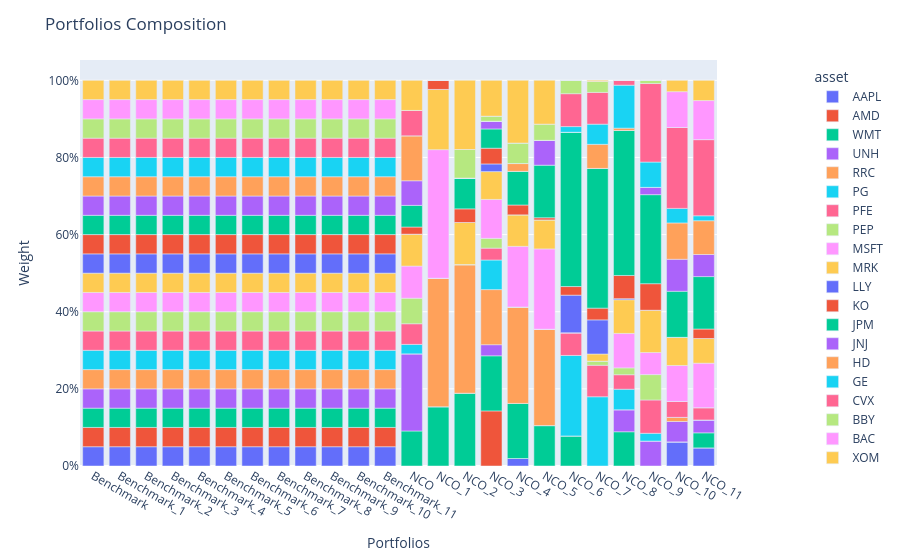

The code cell stored with this chart in its notebook:
### Code cell
population.plot_composition(display_sub_ptf_name=False)

### Figure 1 — Plotly figure (JSON) as saved in the notebook; plotly's stock layout.template omitted (floating-point values rounded to 4 significant figures)
{"data": [{"alignmentgroup": "True", "hovertemplate": "asset=AAPL<br>index=%{x}<br>value=%{y}<extra></extra>", "legendgroup": "AAPL", "marker": {"color": "#636efa", "pattern": {"shape": ""}}, "name": "AAPL", "offsetgroup": "AAPL", "orientation": "v", "showlegend": true, "textposition": "auto", "type": "bar", "x": ["Benchmark", "Benchmark_1", "Benchmark_2", "Benchmark_3", "Benchmark_4", "Benchmark_5", "Benchmark_6", "Benchmark_7", "Benchmark_8", "Benchmark_9", "Benchmark_10", "Benchmark_11", "NCO", "NCO_1", "NCO_2", "NCO_3", "NCO_4", "NCO_5", "NCO_6", "NCO_7", "NCO_8", "NCO_9", "NCO_10", "NCO_11"], "xaxis": "x", "y": [0.05, 0.05, 0.05, 0.05, 0.05, 0.05, 0.05, 0.05, 0.05, 0.05, 0.05, 0.05, 0, 0, 0, 0, 0.01943, 0, 0, 0, 0, 0, 0.06251, 0.04698], "yaxis": "y"}, {"alignmentgroup": "True", "hovertemplate": "asset=AMD<br>index=%{x}<br>value=%{y}<extra></extra>", "legendgroup": "AMD", "marker": {"color": "#EF553B", "pattern": {"shape": ""}}, "name": "AMD", "offsetgroup": "AMD", "orientation": "v", "showlegend": true, "textposition": "auto", "type": "bar", "x": ["Benchmark", "Benchmark_1", "Benchmark_2", "Benchmark_3", "Benchmark_4", "Benchmark_5", "Benchmark_6", "Benchmark_7", "Benchmark_8", "Benchmark_9", "Benchmark_10", "Benchmark_11", "NCO", "NCO_1", "NCO_2", "NCO_3", "NCO_4", "NCO_5", "NCO_6", "NCO_7", "NCO_8", "NCO_9", "NCO_10", "NCO_11"], "xaxis": "x", "y": [0.05, 0.05, 0.05, 0.05, 0.05, 0.05, 0.05, 0.05, 0.05, 0.05, 0.05, 0.05, 0, 0, 0, 0.1429, 0, 0, 0, 0, 0, 0, 0, 0], "yaxis": "y"}, {"alignmentgroup": "True", "hovertemplate": "asset=WMT<br>index=%{x}<br>value=%{y}<extra></extra>", "legendgroup": "WMT", "marker": {"color": "#00cc96", "pattern": {"shape": ""}}, "name": "WMT", "offsetgroup": "WMT", "orientation": "v", "showlegend": true, "textposition": "auto", "type": "bar", "x": ["Benchmark", "Benchmark_1", "Benchmark_2", "Benchmark_3", "Benchmark_4", "Benchmark_5", "Benchmark_6", "Benchmark_7", "Benchmark_8", "Benchmark_9", "Benchmark_10", "Benchmark_11", "NCO", "NCO_1", "NCO_2", "NCO_3", "NCO_4", "NCO_5", "NCO_6", "NCO_7", "NCO_8", "NCO_9", "NCO_10", "NCO_11"], "xaxis": "x", "y": [0.05, 0.05, 0.05, 0.05, 0.05, 0.05, 0.05, 0.05, 0.05, 0.05, 0.05, 0.05, 0.09078, 0.1536, 0.1888, 0.1429, 0.1428, 0.1047, 0.07803, 0, 0.08878, 0, 0, 0.039], "yaxis": "y"}, {"alignmentgroup": "True", "hovertemplate": "asset=UNH<br>index=%{x}<br>value=%{y}<extra></extra>", "legendgroup": "UNH", "marker": {"color": "#ab63fa", "pattern": {"shape": ""}}, "name": "UNH", "offsetgroup": "UNH", "orientation": "v", "showlegend": true, "textposition": "auto", "type": "bar", "x": ["Benchmark", "Benchmark_1", "Benchmark_2", "Benchmark_3", "Benchmark_4", "Benchmark_5", "Benchmark_6", "Benchmark_7", "Benchmark_8", "Benchmark_9", "Benchmark_10", "Benchmark_11", "NCO", "NCO_1", "NCO_2", "NCO_3", "NCO_4", "NCO_5", "NCO_6", "NCO_7", "NCO_8", "NCO_9", "NCO_10", "NCO_11"], "xaxis": "x", "y": [0.05, 0.05, 0.05, 0.05, 0.05, 0.05, 0.05, 0.05, 0.05, 0.05, 0.05, 0.05, 0.2, 0, 0, 0.02879, 0, 0, 0, 0, 0.05703, 0.06466, 0.05287, 0.03336], "yaxis": "y"}, {"alignmentgroup": "True", "hovertemplate": "asset=RRC<br>index=%{x}<br>value=%{y}<extra></extra>", "legendgroup": "RRC", "marker": {"color": "#FFA15A", "pattern": {"shape": ""}}, "name": "RRC", "offsetgroup": "RRC", "orientation": "v", "showlegend": true, "textposition": "auto", "type": "bar", "x": ["Benchmark", "Benchmark_1", "Benchmark_2", "Benchmark_3", "Benchmark_4", "Benchmark_5", "Benchmark_6", "Benchmark_7", "Benchmark_8", "Benchmark_9", "Benchmark_10", "Benchmark_11", "NCO", "NCO_1", "NCO_2", "NCO_3", "NCO_4", "NCO_5", "NCO_6", "NCO_7", "NCO_8", "NCO_9", "NCO_10", "NCO_11"], "xaxis": "x", "y": [0.05, 0.05, 0.05, 0.05, 0.05, 0.05, 0.05, 0.05, 0.05, 0.05, 0.05, 0.05, 0, 0.3333, 0.3333, 0.1429, 0.25, 0.25, 0, 0, 0, 0, 0.01071, 0], "yaxis": "y"}, {"alignmentgroup": "True", "hovertemplate": "asset=PG<br>index=%{x}<br>value=%{y}<extra></extra>", "legendgroup": "PG", "marker": {"color": "#19d3f3", "pattern": {"shape": ""}}, "name": "PG", "offsetgroup": "PG", "orientation": "v", "showlegend": true, "textposition": "auto", "type": "bar", "x": ["Benchmark", "Benchmark_1", "Benchmark_2", "Benchmark_3", "Benchmark_4", "Benchmark_5", "Benchmark_6", "Benchmark_7", "Benchmark_8", "Benchmark_9", "Benchmark_10", "Benchmark_11", "NCO", "NCO_1", "NCO_2", "NCO_3", "NCO_4", "NCO_5", "NCO_6", "NCO_7", "NCO_8", "NCO_9", "NCO_10", "NCO_11"], "xaxis": "x", "y": [0.05, 0.05, 0.05, 0.05, 0.05, 0.05, 0.05, 0.05, 0.05, 0.05, 0.05, 0.05, 0.02451, 0, 0, 0.07674, 0, 0, 0.2086, 0.1795, 0.05329, 0.02015, 0, 0], "yaxis": "y"}, {"alignmentgroup": "True", "hovertemplate": "asset=PFE<br>index=%{x}<br>value=%{y}<extra></extra>", "legendgroup": "PFE", "marker": {"color": "#FF6692", "pattern": {"shape": ""}}, "name": "PFE", "offsetgroup": "PFE", "orientation": "v", "showlegend": true, "textposition": "auto", "type": "bar", "x": ["Benchmark", "Benchmark_1", "Benchmark_2", "Benchmark_3", "Benchmark_4", "Benchmark_5", "Benchmark_6", "Benchmark_7", "Benchmark_8", "Benchmark_9", "Benchmark_10", "Benchmark_11", "NCO", "NCO_1", "NCO_2", "NCO_3", "NCO_4", "NCO_5", "NCO_6", "NCO_7", "NCO_8", "NCO_9", "NCO_10", "NCO_11"], "xaxis": "x", "y": [0.05, 0.05, 0.05, 0.05, 0.05, 0.05, 0.05, 0.05, 0.05, 0.05, 0.05, 0.05, 0.05352, 0, 0, 0.03077, 0, 0, 0.05881, 0.08171, 0.03755, 0.08635, 0.04124, 0.0318], "yaxis": "y"}, {"alignmentgroup": "True", "hovertemplate": "asset=PEP<br>index=%{x}<br>value=%{y}<extra></extra>", "legendgroup": "PEP", "marker": {"color": "#B6E880", "pattern": {"shape": ""}}, "name": "PEP", "offsetgroup": "PEP", "orientation": "v", "showlegend": true, "textposition": "auto", "type": "bar", "x": ["Benchmark", "Benchmark_1", "Benchmark_2", "Benchmark_3", "Benchmark_4", "Benchmark_5", "Benchmark_6", "Benchmark_7", "Benchmark_8", "Benchmark_9", "Benchmark_10", "Benchmark_11", "NCO", "NCO_1", "NCO_2", "NCO_3", "NCO_4", "NCO_5", "NCO_6", "NCO_7", "NCO_8", "NCO_9", "NCO_10", "NCO_11"], "xaxis": "x", "y": [0.05, 0.05, 0.05, 0.05, 0.05, 0.05, 0.05, 0.05, 0.05, 0.05, 0.05, 0.05, 0.06617, 0, 0, 0.02529, 0, 0, 0, 0.01072, 0.01774, 0.06584, 0, 0], "yaxis": "y"}, {"alignmentgroup": "True", "hovertemplate": "asset=MSFT<br>index=%{x}<br>value=%{y}<extra></extra>", "legendgroup": "MSFT", "marker": {"color": "#FF97FF", "pattern": {"shape": ""}}, "name": "MSFT", "offsetgroup": "MSFT", "orientation": "v", "showlegend": true, "textposition": "auto", "type": "bar", "x": ["Benchmark", "Benchmark_1", "Benchmark_2", "Benchmark_3", "Benchmark_4", "Benchmark_5", "Benchmark_6", "Benchmark_7", "Benchmark_8", "Benchmark_9", "Benchmark_10", "Benchmark_11", "NCO", "NCO_1", "NCO_2", "NCO_3", "NCO_4", "NCO_5", "NCO_6", "NCO_7", "NCO_8", "NCO_9", "NCO_10", "NCO_11"], "xaxis": "x", "y": [0.05, 0.05, 0.05, 0.05, 0.05, 0.05, 0.05, 0.05, 0.05, 0.05, 0.05, 0.05, 0.08344, 0.3333, 0, 0.101, 0.1573, 0.2081, 0, 0, 0.0894, 0.05715, 0.0933, 0.1154], "yaxis": "y"}, {"alignmentgroup": "True", "hovertemplate": "asset=MRK<br>index=%{x}<br>value=%{y}<extra></extra>", "legendgroup": "MRK", "marker": {"color": "#FECB52", "pattern": {"shape": ""}}, "name": "MRK", "offsetgroup": "MRK", "orientation": "v", "showlegend": true, "textposition": "auto", "type": "bar", "x": ["Benchmark", "Benchmark_1", "Benchmark_2", "Benchmark_3", "Benchmark_4", "Benchmark_5", "Benchmark_6", "Benchmark_7", "Benchmark_8", "Benchmark_9", "Benchmark_10", "Benchmark_11", "NCO", "NCO_1", "NCO_2", "NCO_3", "NCO_4", "NCO_5", "NCO_6", "NCO_7", "NCO_8", "NCO_9", "NCO_10", "NCO_11"], "xaxis": "x", "y": [0.05, 0.05, 0.05, 0.05, 0.05, 0.05, 0.05, 0.05, 0.05, 0.05, 0.05, 0.05, 0.08265, 0.1561, 0.1092, 0.07213, 0.08162, 0.07519, 0, 0.01845, 0.08724, 0.1097, 0.07295, 0.06395], "yaxis": "y"}, {"alignmentgroup": "True", "hovertemplate": "asset=LLY<br>index=%{x}<br>value=%{y}<extra></extra>", "legendgroup": "LLY", "marker": {"color": "#636efa", "pattern": {"shape": ""}}, "name": "LLY", "offsetgroup": "LLY", "orientation": "v", "showlegend": true, "textposition": "auto", "type": "bar", "x": ["Benchmark", "Benchmark_1", "Benchmark_2", "Benchmark_3", "Benchmark_4", "Benchmark_5", "Benchmark_6", "Benchmark_7", "Benchmark_8", "Benchmark_9", "Benchmark_10", "Benchmark_11", "NCO", "NCO_1", "NCO_2", "NCO_3", "NCO_4", "NCO_5", "NCO_6", "NCO_7", "NCO_8", "NCO_9", "NCO_10", "NCO_11"], "xaxis": "x", "y": [0.05, 0.05, 0.05, 0.05, 0.05, 0.05, 0.05, 0.05, 0.05, 0.05, 0.05, 0.05, 0, 0, 0, 0.01989, 0, 0, 0.09745, 0.08846, 0.002825, 0, 0, 0], "yaxis": "y"}, {"alignmentgroup": "True", "hovertemplate": "asset=KO<br>index=%{x}<br>value=%{y}<extra></extra>", "legendgroup": "KO", "marker": {"color": "#EF553B", "pattern": {"shape": ""}}, "name": "KO", "offsetgroup": "KO", "orientation": "v", "showlegend": true, "textposition": "auto", "type": "bar", "x": ["Benchmark", "Benchmark_1", "Benchmark_2", "Benchmark_3", "Benchmark_4", "Benchmark_5", "Benchmark_6", "Benchmark_7", "Benchmark_8", "Benchmark_9", "Benchmark_10", "Benchmark_11", "NCO", "NCO_1", "NCO_2", "NCO_3", "NCO_4", "NCO_5", "NCO_6", "NCO_7", "NCO_8", "NCO_9", "NCO_10", "NCO_11"], "xaxis": "x", "y": [0.05, 0.05, 0.05, 0.05, 0.05, 0.05, 0.05, 0.05, 0.05, 0.05, 0.05, 0.05, 0.01854, 0.02369, 0.03533, 0.04082, 0.02554, 0.00554, 0.02237, 0.03042, 0.06014, 0.06886, 0, 0.02461], "yaxis": "y"}, {"alignmentgroup": "True", "hovertemplate": "asset=JPM<br>index=%{x}<br>value=%{y}<extra></extra>", "legendgroup": "JPM", "marker": {"color": "#00cc96", "pattern": {"shape": ""}}, "name": "JPM", "offsetgroup": "JPM", "orientation": "v", "showlegend": true, "textposition": "auto", "type": "bar", "x": ["Benchmark", "Benchmark_1", "Benchmark_2", "Benchmark_3", "Benchmark_4", "Benchmark_5", "Benchmark_6", "Benchmark_7", "Benchmark_8", "Benchmark_9", "Benchmark_10", "Benchmark_11", "NCO", "NCO_1", "NCO_2", "NCO_3", "NCO_4", "NCO_5", "NCO_6", "NCO_7", "NCO_8", "NCO_9", "NCO_10", "NCO_11"], "xaxis": "x", "y": [0.05, 0.05, 0.05, 0.05, 0.05, 0.05, 0.05, 0.05, 0.05, 0.05, 0.05, 0.05, 0.05608, 0, 0.07989, 0.04989, 0.08731, 0.1364, 0.4001, 0.3623, 0.3759, 0.2308, 0.1195, 0.136], "yaxis": "y"}, {"alignmentgroup": "True", "hovertemplate": "asset=JNJ<br>index=%{x}<br>value=%{y}<extra></extra>", "legendgroup": "JNJ", "marker": {"color": "#ab63fa", "pattern": {"shape": ""}}, "name": "JNJ", "offsetgroup": "JNJ", "orientation": "v", "showlegend": true, "textposition": "auto", "type": "bar", "x": ["Benchmark", "Benchmark_1", "Benchmark_2", "Benchmark_3", "Benchmark_4", "Benchmark_5", "Benchmark_6", "Benchmark_7", "Benchmark_8", "Benchmark_9", "Benchmark_10", "Benchmark_11", "NCO", "NCO_1", "NCO_2", "NCO_3", "NCO_4", "NCO_5", "NCO_6", "NCO_7", "NCO_8", "NCO_9", "NCO_10", "NCO_11"], "xaxis": "x", "y": [0.05, 0.05, 0.05, 0.05, 0.05, 0.05, 0.05, 0.05, 0.05, 0.05, 0.05, 0.05, 0.06384, 0, 0, 0.02007, 0, 0.06453, 0, 0, 0, 0.01892, 0.08293, 0.05729], "yaxis": "y"}, {"alignmentgroup": "True", "hovertemplate": "asset=HD<br>index=%{x}<br>value=%{y}<extra></extra>", "legendgroup": "HD", "marker": {"color": "#FFA15A", "pattern": {"shape": ""}}, "name": "HD", "offsetgroup": "HD", "orientation": "v", "showlegend": true, "textposition": "auto", "type": "bar", "x": ["Benchmark", "Benchmark_1", "Benchmark_2", "Benchmark_3", "Benchmark_4", "Benchmark_5", "Benchmark_6", "Benchmark_7", "Benchmark_8", "Benchmark_9", "Benchmark_10", "Benchmark_11", "NCO", "NCO_1", "NCO_2", "NCO_3", "NCO_4", "NCO_5", "NCO_6", "NCO_7", "NCO_8", "NCO_9", "NCO_10", "NCO_11"], "xaxis": "x", "y": [0.05, 0.05, 0.05, 0.05, 0.05, 0.05, 0.05, 0.05, 0.05, 0.05, 0.05, 0.05, 0.1166, 0, 0, 0, 0.02023, 0, 0, 0.06238, 0.00602, 0, 0.09419, 0.08758], "yaxis": "y"}, {"alignmentgroup": "True", "hovertemplate": "asset=GE<br>index=%{x}<br>value=%{y}<extra></extra>", "legendgroup": "GE", "marker": {"color": "#19d3f3", "pattern": {"shape": ""}}, "name": "GE", "offsetgroup": "GE", "orientation": "v", "showlegend": true, "textposition": "auto", "type": "bar", "x": ["Benchmark", "Benchmark_1", "Benchmark_2", "Benchmark_3", "Benchmark_4", "Benchmark_5", "Benchmark_6", "Benchmark_7", "Benchmark_8", "Benchmark_9", "Benchmark_10", "Benchmark_11", "NCO", "NCO_1", "NCO_2", "NCO_3", "NCO_4", "NCO_5", "NCO_6", "NCO_7", "NCO_8", "NCO_9", "NCO_10", "NCO_11"], "xaxis": "x", "y": [0.05, 0.05, 0.05, 0.05, 0.05, 0.05, 0.05, 0.05, 0.05, 0.05, 0.05, 0.05, 0, 0, 0, 0, 0, 0, 0.01466, 0.05231, 0.1115, 0.06562, 0.03771, 0.01283], "yaxis": "y"}, {"alignmentgroup": "True", "hovertemplate": "asset=CVX<br>index=%{x}<br>value=%{y}<extra></extra>", "legendgroup": "CVX", "marker": {"color": "#FF6692", "pattern": {"shape": ""}}, "name": "CVX", "offsetgroup": "CVX", "orientation": "v", "showlegend": true, "textposition": "auto", "type": "bar", "x": ["Benchmark", "Benchmark_1", "Benchmark_2", "Benchmark_3", "Benchmark_4", "Benchmark_5", "Benchmark_6", "Benchmark_7", "Benchmark_8", "Benchmark_9", "Benchmark_10", "Benchmark_11", "NCO", "NCO_1", "NCO_2", "NCO_3", "NCO_4", "NCO_5", "NCO_6", "NCO_7", "NCO_8", "NCO_9", "NCO_10", "NCO_11"], "xaxis": "x", "y": [0.05, 0.05, 0.05, 0.05, 0.05, 0.05, 0.05, 0.05, 0.05, 0.05, 0.05, 0.05, 0.0658, 0, 0, 0, 0, 0, 0.08527, 0.08234, 0.01259, 0.2036, 0.2098, 0.1975], "yaxis": "y"}, {"alignmentgroup": "True", "hovertemplate": "asset=BBY<br>index=%{x}<br>value=%{y}<extra></extra>", "legendgroup": "BBY", "marker": {"color": "#B6E880", "pattern": {"shape": ""}}, "name": "BBY", "offsetgroup": "BBY", "orientation": "v", "showlegend": true, "textposition": "auto", "type": "bar", "x": ["Benchmark", "Benchmark_1", "Benchmark_2", "Benchmark_3", "Benchmark_4", "Benchmark_5", "Benchmark_6", "Benchmark_7", "Benchmark_8", "Benchmark_9", "Benchmark_10", "Benchmark_11", "NCO", "NCO_1", "NCO_2", "NCO_3", "NCO_4", "NCO_5", "NCO_6", "NCO_7", "NCO_8", "NCO_9", "NCO_10", "NCO_11"], "xaxis": "x", "y": [0.05, 0.05, 0.05, 0.05, 0.05, 0.05, 0.05, 0.05, 0.05, 0.05, 0.05, 0.05, 0, 0, 0.07403, 0.0131, 0.05308, 0.04191, 0.03473, 0.02835, 0, 0.008373, 0, 0], "yaxis": "y"}, {"alignmentgroup": "True", "hovertemplate": "asset=BAC<br>index=%{x}<br>value=%{y}<extra></extra>", "legendgroup": "BAC", "marker": {"color": "#FF97FF", "pattern": {"shape": ""}}, "name": "BAC", "offsetgroup": "BAC", "orientation": "v", "showlegend": true, "textposition": "auto", "type": "bar", "x": ["Benchmark", "Benchmark_1", "Benchmark_2", "Benchmark_3", "Benchmark_4", "Benchmark_5", "Benchmark_6", "Benchmark_7", "Benchmark_8", "Benchmark_9", "Benchmark_10", "Benchmark_11", "NCO", "NCO_1", "NCO_2", "NCO_3", "NCO_4", "NCO_5", "NCO_6", "NCO_7", "NCO_8", "NCO_9", "NCO_10", "NCO_11"], "xaxis": "x", "y": [0.05, 0.05, 0.05, 0.05, 0.05, 0.05, 0.05, 0.05, 0.05, 0.05, 0.05, 0.05, 0, 0, 0, 0, 0, 0, 0, 0, 0, 0, 0.09282, 0.1012], "yaxis": "y"}, {"alignmentgroup": "True", "hovertemplate": "asset=XOM<br>index=%{x}<br>value=%{y}<extra></extra>", "legendgroup": "XOM", "marker": {"color": "#FECB52", "pattern": {"shape": ""}}, "name": "XOM", "offsetgroup": "XOM", "orientation": "v", "showlegend": true, "textposition": "auto", "type": "bar", "x": ["Benchmark", "Benchmark_1", "Benchmark_2", "Benchmark_3", "Benchmark_4", "Benchmark_5", "Benchmark_6", "Benchmark_7", "Benchmark_8", "Benchmark_9", "Benchmark_10", "Benchmark_11", "NCO", "NCO_1", "NCO_2", "NCO_3", "NCO_4", "NCO_5", "NCO_6", "NCO_7", "NCO_8", "NCO_9", "NCO_10", "NCO_11"], "xaxis": "x", "y": [0.05, 0.05, 0.05, 0.05, 0.05, 0.05, 0.05, 0.05, 0.05, 0.05, 0.05, 0.05, 0.07812, 0, 0.1794, 0.09297, 0.1627, 0.1136, 0, 0.003052, 0, 0, 0.02948, 0.05247], "yaxis": "y"}], "layout": {"barmode": "relative", "legend": {"title": {"text": "asset"}, "tracegroupgap": 0, "x": 1.15, "xanchor": "left", "y": 0.99, "yanchor": "top"}, "margin": {"t": 60}, "title": {"text": "Portfolios Composition"}, "xaxis": {"anchor": "y", "domain": [0, 1], "title": {"text": "Portfolios"}}, "yaxis": {"anchor": "x", "domain": [0, 1], "tickformat": ",.0%", "title": {"text": "Weight"}}}}
